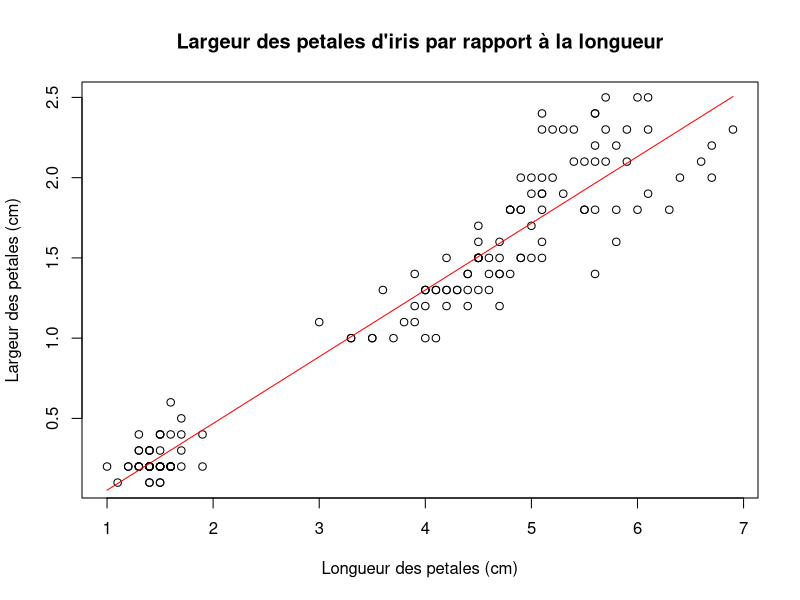

Reproduce this figure in R.
setwd("/home/alpha/Projects/r-master-class/manup_datas")

#Charger les donnees Iris
data(iris)

head(iris)

#Creer un nuage de points
plot(
  y = iris$Petal.Width,
  x = iris$Petal.Length,
  main = "Largeur des petales d'iris par rapport à la longueur",
  ylab = "Largeur des petales (cm)",
  xlab = "Longueur des petales (cm)"
)

#Creer un modele de regression lineaire
model <- lm(
  formula = Petal.Width ~ Petal.Length,
  data = iris
)

#Resumer le modele
summary(model)

#Tracer une ligne de regression sur le graphique
lines(
  x = iris$Petal.Length,
  y = model$fitted,
  col = "red",
  lwd = 1
)

#Obtenir le coef de correlation
cor(x = iris$Petal.Length, y = iris$Petal.Width)

#Predire de nouvelles valeurs à partir du modele
predict(
  object = model,
  newdata = data.frame(Petal.Length = c(2,4,8))
)
